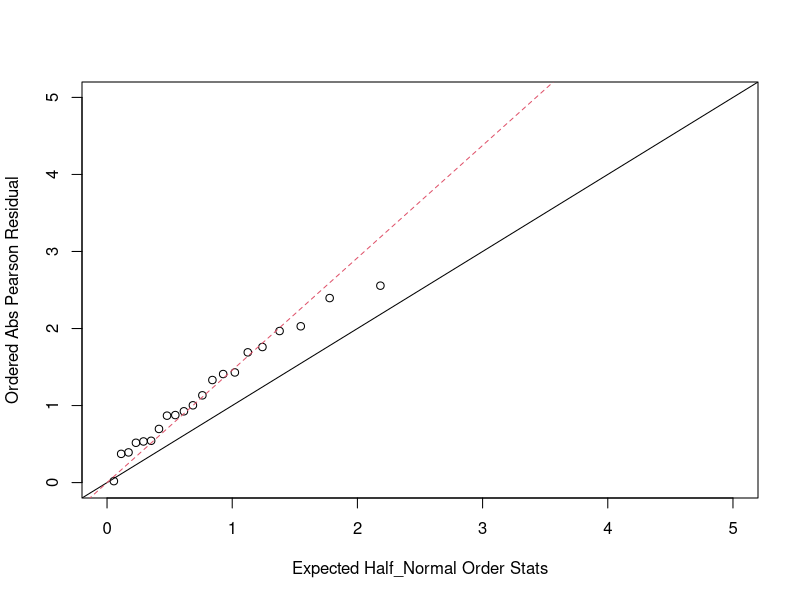

Recreate this plot in R.
## ---- chunk 1
# fit a prospective model using default logit link
age = c(25,35,45,55,65,75,25,35,45,55,65,75)
case = c(1,4,25,42,19,5,0,5,21,34,36,8)
control =  c(9,26,29,27,18,0,106,164,138,139,88,31)
exposure = c(1,1,1,1,1,1,0,0,0,0,0,0)
prosp_model = glm(cbind(case, control)~exposure + age, family = binomial(link = 'logit'))
summary(prosp_model)
## ---- chunk 2
# compare two nested models
library(psych)
age_level = as.factor(age)
# M_0, model under null hypothesis
M0 = glm(cbind(case, control) ~ age_level, family = binomial(link = 'logit'))
# M_1, model under alternative hypothesis
M1 = glm(cbind(case, control) ~ age_level + exposure, family = binomial(link = 'logit'))
summary(M0)
summary(M1)
# deviance analysis
p_val = 1 - pchisq(90.563-11.041, df = 1)
## ---- chunk 3
# data entry for models building
num_germ = c(10,23,23,26,17,5,53,55,32,46,10,8,10,8,23,0,3,22,15,32,3)
num_seed = c(39,62,81,51,39,6,74,72,51,79,13,16,30,28,45,4,12,41,30,51,7)
# O.aegyptiaca75 = 1
type_of_seed = c(rep(1,11), rep(0,10))
# bean = 1
root_extract = c(rep(1,5), rep(0,6), rep(1,5), rep(0,5))
## ---- chunk 4
# fit the model without dispersion
none.disp = glm(cbind(num_germ, num_seed-num_germ)~type_of_seed+root_extract, family = binomial(link = 'logit'))
summary(none.disp)
## ---- chunk 5
# goodness of fit
p_val_disp = 1-pchisq(none.disp$deviance,21-3)
p_val_disp
# small p-value, a bad indication because it means lack of fit, so there might be an over-dispersion
## ---- chunk 6
# find out the dispersion parameter
G.stat = sum(residuals(none.disp,type = 'pearson')^2)
G.stat
phi = G.stat/(21-3)
phi
# phi = 2.128 which means there is an over-dispersion which should be take into account
## ---- chunk 7
# test over-dispersion (half normal plot)
res = residuals(none.disp, type = 'pearson')
plot(qnorm((21+1:21+0.5)/(2*21+1.125)),sort(abs(res)),
     xlab = 'Expected Half_Normal Order Stats',
     ylab = 'Ordered Abs Pearson Residual', ylim = c(0,5),xlim = c(0,5))
abline(a=0,b=1,col=1)
abline(a=0,b=sqrt(phi),lty=2,col=2)
## ---- chunk 8
# fit the model with dispersion
summary(none.disp,dispersion = phi)
